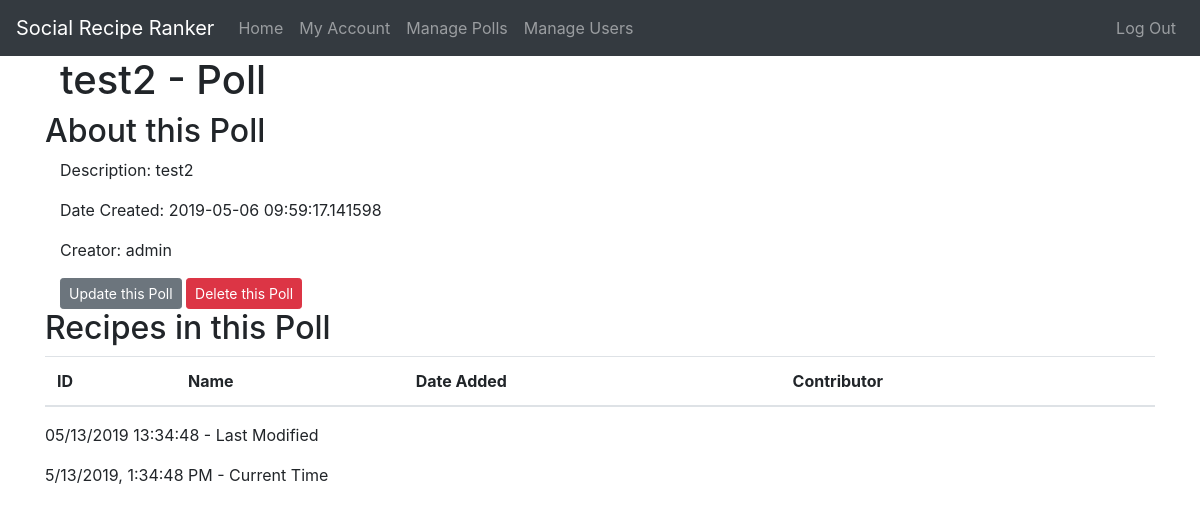
Page /poll/2 (signed in) on the earlier database version.
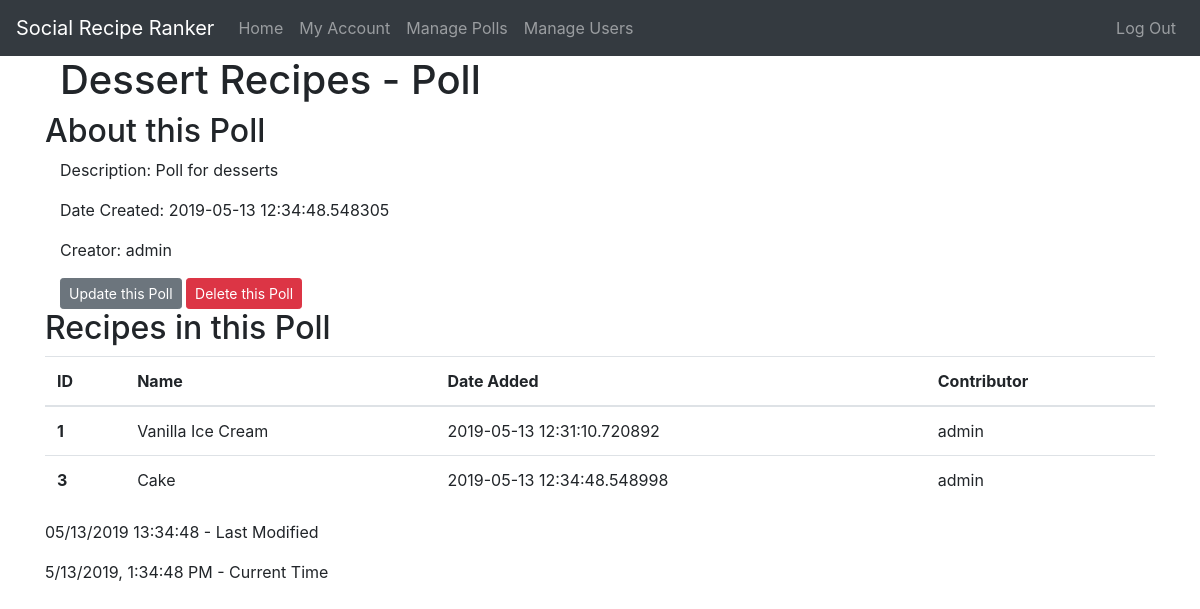
Same page on the later database version.
### app/models.py (models this page shows, shortened)
class Poll(db.Model):
    id = db.Column(db.Integer, primary_key=True)
    name = db.Column(db.String(64), nullable=False, index=True)
    description = db.Column(db.String(256), nullable=True)
    date_created = db.Column(db.DateTime, nullable=False, index=True, default=datetime.utcnow)
    creator_id = db.Column(db.Integer, db.ForeignKey('user.id'), nullable=False)
    recipes = db.relationship("Recipe", backref='poll', lazy='dynamic')

class User(UserMixin, db.Model):
    id = db.Column(db.Integer, primary_key=True)  # not null and unique by default
    username = db.Column(db.String(64), nullable=False, unique=True, index=True)
    email = db.Column(db.String(128), nullable=False, unique=True, index=True)
    password_hash = db.Column(db.String(128), nullable=False)
    date_registered = db.Column(db.DateTime, nullable=False, index=True, default=datetime.utcnow)
    is_admin = db.Column(db.Boolean, nullable=False, default=False)
    polls = db.relationship("Poll", backref='creator', lazy='dynamic')  # dynamic so we can filter the queries later
    recipes = db.relationship("Recipe", backref='contributor', lazy='dynamic')

class Recipe(db.Model):
    id = db.Column(db.Integer, primary_key=True)
    name = db.Column(db.String(64), nullable=False, index=True)
    description = db.Column(db.String(256), nullable=True)
    date_added = db.Column(db.DateTime, nullable=False, index=True, default=datetime.utcnow)
    contributor_id = db.Column(db.Integer, db.ForeignKey('user.id'), nullable=False)
    poll_id = db.Column(db.Integer, db.ForeignKey('poll.id'), nullable=False)
    votes_count = db.Column(db.Integer, nullable=False, default=0)

### app/routes.py (the view)
@app.route('/poll/<int:poll_id>')
@login_required
def poll(poll_id):
    if current_user.is_admin:
        poll = Poll.query.get_or_404(poll_id) # gives 404 if not found
        return render_template('poll.html', title=poll.name + ' - Poll', users=User, poll=poll)
    else:
        abort(403)

### app/models.py (called while the page is built)
@login_manager.user_loader
def load_user(id):
    return User.query.get(int(id))

### app/templates/poll.html (shortened to what this page needs)
{% extends "base.html" %}
{% block content %}
<article class="container">
    <header>
        <h1>{{ poll.name }} - Poll</h1>
    </header>
    <section class="row">
        <h2>About this Poll</h2>
        <div class="container">
            <p>Description: {{ poll.description }}</p>
            <p>Date Created: {{ poll.date_created }}</p>
            <p>Creator: {{ users.query.filter_by(id=poll.creator_id).first().username }}</p>
            <a class="btn btn-secondary btn-sm" href="{{ url_for('update_poll', poll_id=poll.id) }}">Update this Poll</a>
            <button type="button" class="btn btn-danger btn-sm" data-toggle="modal"
                data-target="#deleteModal">Delete this Poll</button>
        </div>
    </section>
    <section class="row">
        <h2>Recipes in this Poll</h2>
        <table class="table table-hover">
            <thead>
                <tr>
                    <th scope="col">ID</th>
                    <th scope="col">Name</th>
                    <th scope="col">Date Added</th>
                    <th scope="col">Contributor</th>
                </tr>
            </thead>
            <tbody>
                {% for r in poll.recipes.all() %}
                <tr class='clickable-table-row' data-href="{{ url_for('recipe', recipe_id=r.id) }}">
                    <th scope="row">{{ r.id }}</th>
                    <td>{{ r.name }}</td>
                    <td>{{ r.date_added }}</td>
                    <td>{{ users.query.filter_by(id=r.contributor_id).first().username }}</td>
                </tr>
                {% endfor %}
            </tbody>
        </table>
    </section>
</article>
{% endblock %}

Differences in the rows shown:
changed Poll: name "test2" → "Dessert Recipes"; description "test2" → "Poll for desserts"; date_created "2019-05-06 09:59:17.141598" → "2019-05-13 12:34:48.548305"
now on this page (row edited): Recipe: id "1", name "Vanilla Ice Cream", date_added "2019-05-13 12:31:10.720892", {{ users.query.filter_by(id=r.contributor_id).first().username }} "admin"
added Recipe: id "3", name "Cake", date_added "2019-05-13 12:34:48.548998", {{ users.query.filter_by(id=r.contributor_id).first().username }} "admin"
